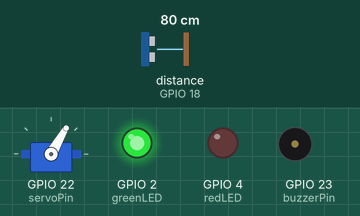
A sketch run on a simulated ESP32. On the bench: servo, output pins drawn as LEDs (lit = HIGH), buzzer (waves = sounding, pin HIGH). Wiring (inferred from the names in the program): ultrasonic range finder: trigger GPIO 5; echo GPIO 18. The test bench sets the inputs (shaded band); at power-on: distance to the obstacle (sensor on GPIO 18) 80 cm. The echo pulse lasts 58.3 µs per cm; WiFi joins after 1.5 s; servers stay silent unless stated; uploads are accepted with an empty reply; pins used as bus, display or sensor lines are not drawn; what the sketch prints to the serial monitor is not drawn.

Above: at 2.7 s.
2.8 s: distance to the obstacle (sensor on GPIO 18) set to 23 cm
6.3 s: distance to the obstacle (sensor on GPIO 18) set to 18 cm
At 7.6 s:
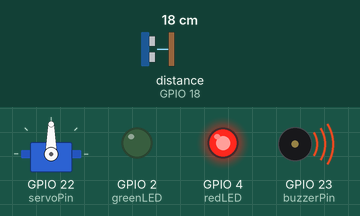
8.4 s: distance to the obstacle (sensor on GPIO 18) set to 35 cm
At 10.0 s:
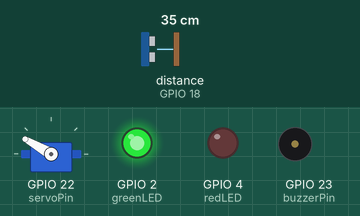
11.9 s: distance to the obstacle (sensor on GPIO 18) set to 2 cm
At 13.3 s:
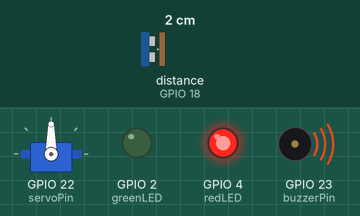
13.6 s: distance to the obstacle (sensor on GPIO 18) set to 60 cm
At 16.0 s:
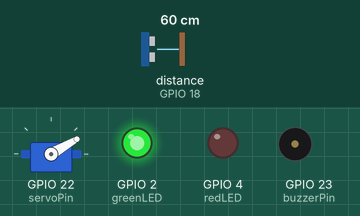
Timing chart, 0 to 18.1 s (numbered marks = the images above; inputs shaded):
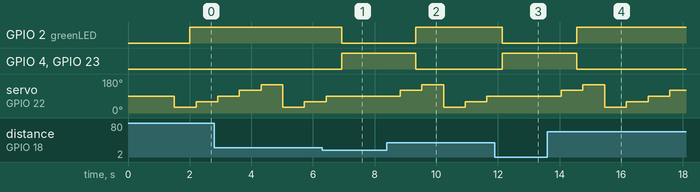

Measured:
- the behaviour switches between 21 and 20 cm on distance to the obstacle (sensor on GPIO 18) (found by bisection; images 0 and 1)
- after the input at 6.3 s, GPIO 2 (greenLED): HIGH → LOW after 0.63 s; GPIO 4 (redLED), GPIO 23 (buzzerPin): LOW → HIGH after 0.63 s; servo on GPIO 22 (servoPin): goes on until 6.4 s, then stays 90°
- after the input at 8.4 s, GPIO 2 (greenLED): LOW → HIGH after 0.94 s; GPIO 4 (redLED), GPIO 23 (buzzerPin): HIGH → LOW after 0.94 s; servo on GPIO 22 (servoPin): 90° → 120° after 0.43 s, → 150° 0.70 s later, → 30° 0.70 s later, → 60° 0.70 s later, … (5 changes in this stretch)
- after the input at 11.9 s, GPIO 2 (greenLED): HIGH → LOW after 0.25 s; GPIO 4 (redLED), GPIO 23 (buzzerPin): LOW → HIGH after 0.25 s; servo on GPIO 22 (servoPin): stays 90° (without the input it goes to 120° after 0.45 s)
- after the input at 13.6 s, GPIO 2 (greenLED): LOW → HIGH after 0.96 s; GPIO 4 (redLED), GPIO 23 (buzzerPin): HIGH → LOW after 0.96 s; servo on GPIO 22 (servoPin): 90° → 120° after 0.45 s, → 150° 0.70 s later, → 30° 0.70 s later, → 60° 0.70 s later, … (6 changes in this stretch)

The sketch:

animal_intrusion_.ino
```cpp
#include <WiFi.h>
#include <HTTPClient.h>
#include <WiFiClientSecure.h>
#include <ESP32Servo.h>

// ---------- WiFi ----------
const char* ssid = "KARTHI";
const char* password = "karthi police";

// ---------- InfluxDB ----------
const char* influxURL = "https://us-east-1-1.aws.cloud2.influxdata.com/api/v2/write?org=Data_base&bucket=esp32&precision=s";
const char* token = "7geVbMvR9y7Xhu6EChuOs68-yzQF4KGUoZFA2z2KlTzlZlygBIVy3mhQpS4zuPRCdXKCjGrFn4gZW3Ai4Ws-8A==";

// ---------- CircuitDigest SMS ----------
const char* apiKey = "XXXXXXXXX";         // replace with your API key
const char* templateID = "101";              // replace with your template ID
const char* mobileNumber = "910000000000";   // your phone number
const char* var1 = "field is  ";                      // optional template variables
const char* var2 = "risk occupied by elephant ";                      // optional template variables

// ---------- Pins ----------
const int trigPin = 5;
const int echoPin = 18;
const int greenLED = 2;
const int redLED = 4;
const int buzzerPin = 23;
const int servoPin = 22;

// ---------- Objects ----------
Servo myservo;
WiFiClientSecure client;

// ---------- Threshold ----------
const int thresholdDistance = 20; // cm

void setup() {
  Serial.begin(115200);

  pinMode(trigPin, OUTPUT);
  pinMode(echoPin, INPUT);
  pinMode(greenLED, OUTPUT);
  pinMode(redLED, OUTPUT);
  pinMode(buzzerPin, OUTPUT);

  myservo.attach(servoPin);

  // Connect WiFi
  WiFi.begin(ssid, password);
  Serial.print("Connecting to WiFi");
  while (WiFi.status() != WL_CONNECTED) {
    delay(500);
    Serial.print(".");
  }
  Serial.println("\nWiFi connected! IP: " + WiFi.localIP().toString());

  client.setInsecure(); // skip certificate check
}

// ---------- Read Distance ----------
long readDistance() {
  digitalWrite(trigPin, LOW);
  delayMicroseconds(2);
  digitalWrite(trigPin, HIGH);
  delayMicroseconds(10);
  digitalWrite(trigPin, LOW);

  long duration = pulseIn(echoPin, HIGH);
  long distance = duration * 0.034 / 2;
  return distance;
}

// ---------- Send to InfluxDB ----------
void sendToInflux(long distance, bool detected) {
  HTTPClient http;
  http.begin(client, influxURL);
  http.addHeader("Authorization", String("Token ") + token);
  http.addHeader("Content-Type", "text/plain");

  String status = detected ? "Detected" : "Clear";
  String data = "animal_intrusion,device=esp32 distance=" + String(distance) + ",status=\"" + status + "\"";

  int code = http.POST(data);
  Serial.print("InfluxDB Response Code: ");
  Serial.println(code);
  http.end();
}

// ---------- Send SMS via CircuitDigest ----------
void sendSMS() {
  if (WiFi.status() == WL_CONNECTED) {
    HTTPClient http;

    String url = "http://www.circuitdigest.cloud/send_sms?ID=" + String(templateID);
    http.begin(url);
    http.addHeader("Content-Type", "application/json");
    http.addHeader("Authorization", apiKey);

    String payload = "{\"mobiles\":\"" + String(mobileNumber) +
                     "\",\"var1\":\"" + String(var1) +
                     "\",\"var2\":\"" + String(var2) + "\"}";

    int httpResponseCode = http.POST(payload);
    if (httpResponseCode == 200) {
      Serial.println("SMS Sent Successfully!");
    } else {
      Serial.print("Error Sending SMS. Code: ");
      Serial.println(httpResponseCode);
    }

    String response = http.getString();
    Serial.println(response);

    http.end();
  } else {
    Serial.println("WiFi not connected - cannot send SMS");
  }
}

void loop() {
  // Sweep servo to cover area
  for (int pos = 30; pos <= 150; pos += 30) {
    myservo.write(pos);
    delay(500);

    long distance = readDistance();
    Serial.print("Distance: ");
    Serial.println(distance);

    bool detected = (distance > 0 && distance < thresholdDistance);

    if (detected) {
      digitalWrite(redLED, HIGH);
      digitalWrite(greenLED, LOW);
      digitalWrite(buzzerPin, HIGH);

      sendToInflux(distance, true);
      sendSMS(); // send SMS

      // Prevent SMS spamming: wait until distance increases
      while (readDistance() < thresholdDistance) {
        delay(500);
      }
    } else {
      digitalWrite(redLED, LOW);
      digitalWrite(greenLED, HIGH);
      digitalWrite(buzzerPin, LOW);

      sendToInflux(distance, false);
    }
  }
}
```
